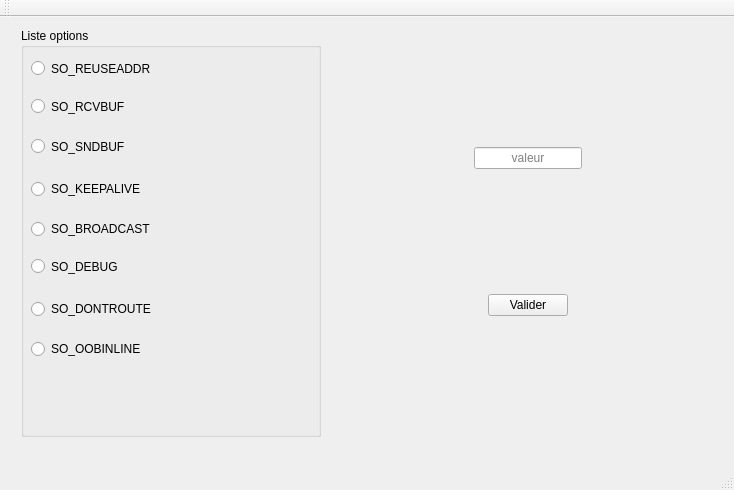
<?xml version="1.0" encoding="UTF-8"?>
<ui version="4.0">
 <class>MainWindow</class>
 <widget class="QMainWindow" name="MainWindow">
  <property name="geometry">
   <rect>
    <x>0</x>
    <y>0</y>
    <width>734</width>
    <height>490</height>
   </rect>
  </property>
  <property name="windowTitle">
   <string>Projet reseau</string>
  </property>
  <widget class="QWidget" name="centralWidget">
   <widget class="QWidget" name="horizontalLayoutWidget">
    <property name="geometry">
     <rect>
      <x>10</x>
      <y>0</y>
      <width>711</width>
      <height>431</height>
     </rect>
    </property>
    <layout class="QHBoxLayout" name="horizontalLayout">
     <item>
      <widget class="QGroupBox" name="groupBox">
       <property name="sizePolicy">
        <sizepolicy hsizetype="Maximum" vsizetype="Preferred">
         <horstretch>0</horstretch>
         <verstretch>0</verstretch>
        </sizepolicy>
       </property>
       <property name="maximumSize">
        <size>
         <width>300</width>
         <height>16777215</height>
        </size>
       </property>
       <property name="title">
        <string>Liste options</string>
       </property>
       <widget class="QRadioButton" name="radioButton_1">
        <property name="geometry">
         <rect>
          <x>10</x>
          <y>30</y>
          <width>151</width>
          <height>21</height>
         </rect>
        </property>
        <property name="text">
         <string>SO_REUSEADDR</string>
        </property>
       </widget>
       <widget class="QRadioButton" name="radioButton_2">
        <property name="geometry">
         <rect>
          <x>10</x>
          <y>70</y>
          <width>161</width>
          <height>17</height>
         </rect>
        </property>
        <property name="text">
         <string>SO_RCVBUF</string>
        </property>
       </widget>
       <widget class="QRadioButton" name="radioButton_3">
        <property name="geometry">
         <rect>
          <x>10</x>
          <y>110</y>
          <width>161</width>
          <height>17</height>
         </rect>
        </property>
        <property name="text">
         <string>SO_SNDBUF</string>
        </property>
       </widget>
       <widget class="QRadioButton" name="radioButton_5">
        <property name="geometry">
         <rect>
          <x>10</x>
          <y>230</y>
          <width>151</width>
          <height>17</height>
         </rect>
        </property>
        <property name="text">
         <string>SO_DEBUG</string>
        </property>
       </widget>
       <widget class="QRadioButton" name="radioButton_4">
        <property name="geometry">
         <rect>
          <x>10</x>
          <y>150</y>
          <width>161</width>
          <height>22</height>
         </rect>
        </property>
        <property name="text">
         <string>SO_KEEPALIVE</string>
        </property>
       </widget>
       <widget class="QRadioButton" name="radioButton_6">
        <property name="geometry">
         <rect>
          <x>10</x>
          <y>310</y>
          <width>171</width>
          <height>22</height>
         </rect>
        </property>
        <property name="text">
         <string>SO_OOBINLINE</string>
        </property>
       </widget>
       <widget class="QRadioButton" name="radioButton_7">
        <property name="geometry">
         <rect>
          <x>10</x>
          <y>270</y>
          <width>161</width>
          <height>22</height>
         </rect>
        </property>
        <property name="text">
         <string>SO_DONTROUTE</string>
        </property>
       </widget>
       <widget class="QRadioButton" name="radioButton_8">
        <property name="geometry">
         <rect>
          <x>10</x>
          <y>190</y>
          <width>171</width>
          <height>22</height>
         </rect>
        </property>
        <property name="text">
         <string>SO_BROADCAST</string>
        </property>
       </widget>
      </widget>
     </item>
     <item>
      <spacer name="horizontalSpacer">
       <property name="orientation">
        <enum>Qt::Horizontal</enum>
       </property>
       <property name="sizeType">
        <enum>QSizePolicy::Maximum</enum>
       </property>
       <property name="sizeHint" stdset="0">
        <size>
         <width>20</width>
         <height>20</height>
        </size>
       </property>
      </spacer>
     </item>
     <item>
      <layout class="QVBoxLayout" name="verticalLayout">
       <property name="sizeConstraint">
        <enum>QLayout::SetDefaultConstraint</enum>
       </property>
       <item alignment="Qt::AlignHCenter">
        <widget class="QLineEdit" name="valeurOption">
         <property name="sizePolicy">
          <sizepolicy hsizetype="Maximum" vsizetype="Fixed">
           <horstretch>0</horstretch>
           <verstretch>0</verstretch>
          </sizepolicy>
         </property>
         <property name="maximumSize">
          <size>
           <width>200</width>
           <height>16777215</height>
          </size>
         </property>
         <property name="inputMask">
          <string/>
         </property>
         <property name="alignment">
          <set>Qt::AlignCenter</set>
         </property>
         <property name="placeholderText">
          <string>valeur</string>
         </property>
        </widget>
       </item>
       <item alignment="Qt::AlignHCenter">
        <widget class="QPushButton" name="btnOk">
         <property name="sizePolicy">
          <sizepolicy hsizetype="Maximum" vsizetype="Fixed">
           <horstretch>0</horstretch>
           <verstretch>0</verstretch>
          </sizepolicy>
         </property>
         <property name="maximumSize">
          <size>
           <width>100</width>
           <height>16777215</height>
          </size>
         </property>
         <property name="text">
          <string>Valider</string>
         </property>
        </widget>
       </item>
      </layout>
     </item>
    </layout>
   </widget>
   <widget class="QLabel" name="numeroOption">
    <property name="enabled">
     <bool>true</bool>
    </property>
    <property name="geometry">
     <rect>
      <x>144</x>
      <y>428</y>
      <width>371</width>
      <height>111</height>
     </rect>
    </property>
    <property name="inputMethodHints">
     <set>Qt::ImhHiddenText</set>
    </property>
    <property name="text">
     <string/>
    </property>
   </widget>
  </widget>
  <widget class="QMenuBar" name="menuBar">
   <property name="geometry">
    <rect>
     <x>0</x>
     <y>0</y>
     <width>734</width>
     <height>21</height>
    </rect>
   </property>
  </widget>
  <widget class="QToolBar" name="mainToolBar">
   <attribute name="toolBarArea">
    <enum>TopToolBarArea</enum>
   </attribute>
   <attribute name="toolBarBreak">
    <bool>false</bool>
   </attribute>
  </widget>
  <widget class="QStatusBar" name="statusBar"/>
 </widget>
 <layoutdefault spacing="6" margin="11"/>
 <resources/>
 <connections/>
</ui>
